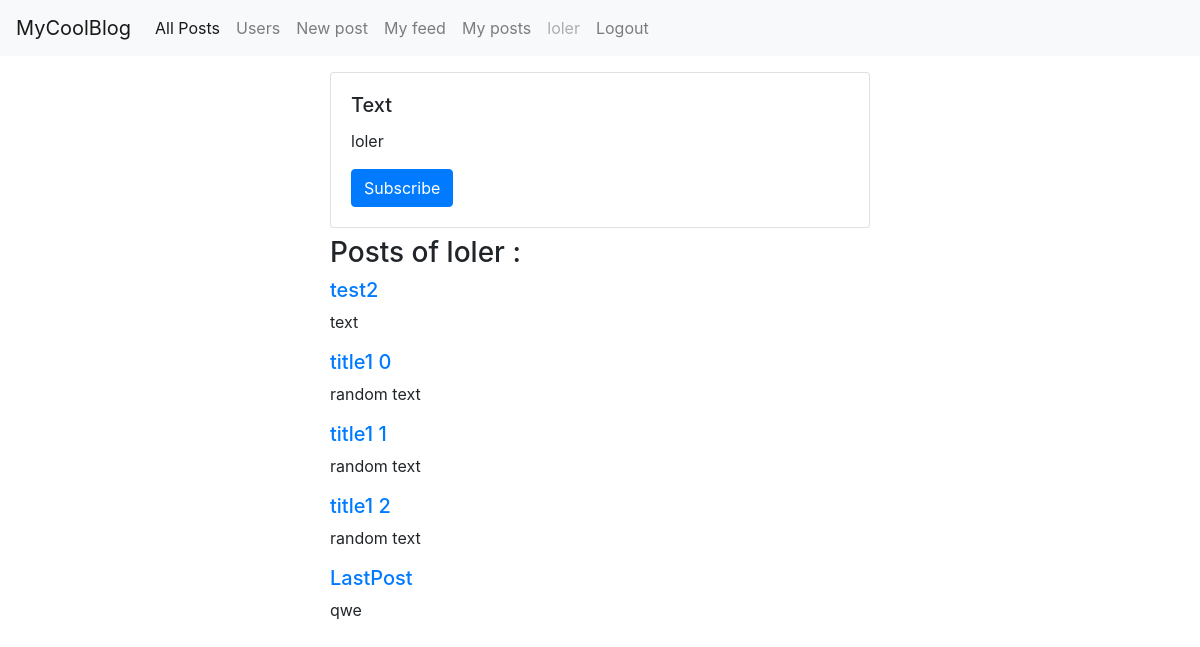
/profiles/1 (signed in), run on an earlier commit of the app's database.
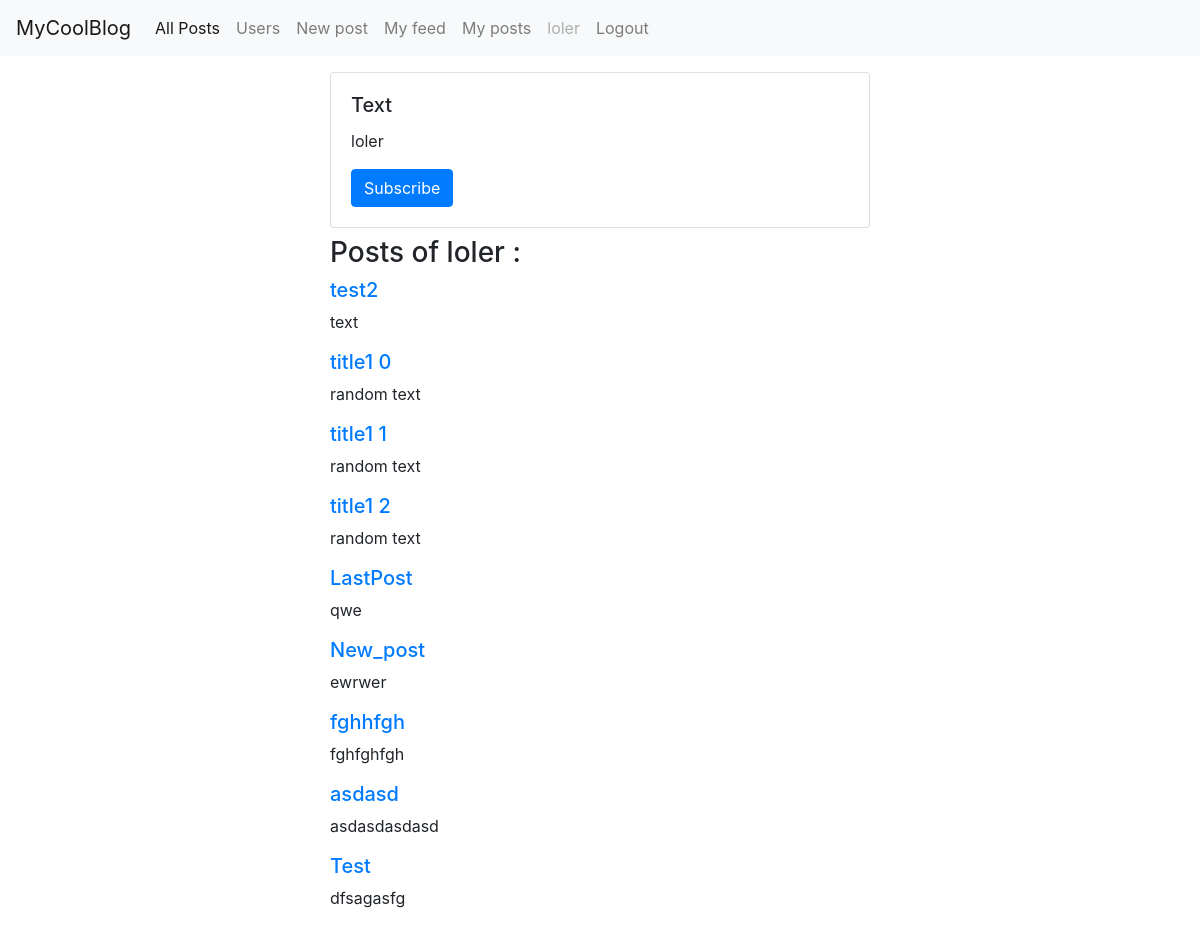
And on a later commit of the database.
### posts/models.py (models this page shows, shortened)
class Post(models.Model):
    title = models.CharField(max_length=50)
    text = models.CharField(max_length=255)
    created = models.DateTimeField(auto_now_add=True)
    author = models.ForeignKey(Account,
                                on_delete=models.CASCADE)
    readed_by = models.ManyToManyField(Account,
                                related_name='readed_posts',
                                blank = True)

### accounts/views.py (the view)
# urls.py: path('<int:pk>', AccountDetailView.as_view(), name='profile'),
class AccountDetailView(LoginRequiredMixin, DetailView):
    model = Account

### accounts/models.py (called while the page is built)
    def __str__(self):
        return self.user.username

### templates/accounts/account_detail.html
{% extends "../main.html" %}
{% block content %}
    <div class="card mb-2">
        <div class="card-body">
            <h5 class="card-title">Text</h5>
            <p class="card-text">{{account}}</p>
        {% if user.account not in account.readers.all %}
            <a href="{% url 'follow' account.pk %}" class="btn btn-primary">Subscribe</a>
        {% else %}
            <a href="{% url 'dis_follow' account.pk %}" class="btn btn-primary">Unsubsribe</a>
        {% endif %}
  </div>
</div>
<h3>Posts of {{account}} : </h3>
{% for post in account.post_set.all %}
    <h5><a href="{%url 'post_detail' post.pk%}">
    {{post.title}}
    </a></h5>
    <p class="text"> {{post.text}}</p>
{% endfor %}
{% endblock content %}

What changed in the data, as far as the page shows it:
added Post: title "New_post", text "ewrwer"
added Post: title "fghhfgh", text "fghfghfgh"
added Post: title "asdasd", text "asdasdasdasd"
added Post: title "Test", text "dfsagasfg"
